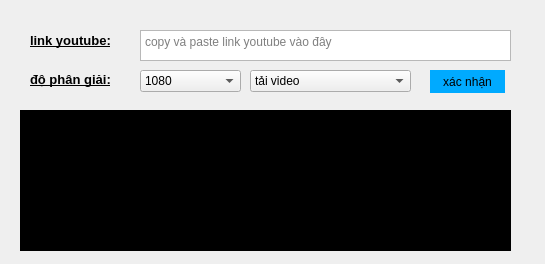
<?xml version="1.0" encoding="UTF-8"?>
<ui version="4.0">
 <class>GUI</class>
 <widget class="QMainWindow" name="GUI">
  <property name="geometry">
   <rect>
    <x>0</x>
    <y>0</y>
    <width>545</width>
    <height>264</height>
   </rect>
  </property>
  <property name="minimumSize">
   <size>
    <width>545</width>
    <height>264</height>
   </size>
  </property>
  <property name="maximumSize">
   <size>
    <width>545</width>
    <height>264</height>
   </size>
  </property>
  <property name="windowTitle">
   <string>GUI</string>
  </property>
  <property name="whatsThis">
   <string>q</string>
  </property>
  <property name="styleSheet">
   <string notr="true"/>
  </property>
  <widget class="QWidget" name="centralwidget">
   <widget class="QLabel" name="label">
    <property name="geometry">
     <rect>
      <x>30</x>
      <y>30</y>
      <width>101</width>
      <height>21</height>
     </rect>
    </property>
    <property name="styleSheet">
     <string notr="true"/>
    </property>
    <property name="text">
     <string>&lt;html&gt;&lt;head/&gt;&lt;body&gt;&lt;p&gt;&lt;span style=&quot; font-size:10pt; font-weight:600; text-decoration: underline;&quot;&gt;link youtube:&lt;/span&gt;&lt;/p&gt;&lt;/body&gt;&lt;/html&gt;</string>
    </property>
   </widget>
   <widget class="QTextEdit" name="textEdit">
    <property name="geometry">
     <rect>
      <x>140</x>
      <y>30</y>
      <width>371</width>
      <height>31</height>
     </rect>
    </property>
    <property name="cursor" stdset="0">
     <cursorShape>IBeamCursor</cursorShape>
    </property>
    <property name="html">
     <string>&lt;!DOCTYPE HTML PUBLIC &quot;-//W3C//DTD HTML 4.0//EN&quot; &quot;http://www.w3.org/TR/REC-html40/strict.dtd&quot;&gt;
&lt;html&gt;&lt;head&gt;&lt;meta name=&quot;qrichtext&quot; content=&quot;1&quot; /&gt;&lt;style type=&quot;text/css&quot;&gt;
p, li { white-space: pre-wrap; }
&lt;/style&gt;&lt;/head&gt;&lt;body style=&quot; font-family:'MS Shell Dlg 2'; font-size:7.875pt; font-weight:400; font-style:normal;&quot;&gt;
&lt;p style=&quot;-qt-paragraph-type:empty; margin-top:0px; margin-bottom:0px; margin-left:0px; margin-right:0px; -qt-block-indent:0; text-indent:0px;&quot;&gt;&lt;br /&gt;&lt;/p&gt;&lt;/body&gt;&lt;/html&gt;</string>
    </property>
    <property name="acceptRichText">
     <bool>true</bool>
    </property>
    <property name="placeholderText">
     <string>copy và paste link youtube vào đây</string>
    </property>
   </widget>
   <widget class="QComboBox" name="comboBox">
    <property name="geometry">
     <rect>
      <x>140</x>
      <y>70</y>
      <width>101</width>
      <height>22</height>
     </rect>
    </property>
    <property name="cursor">
     <cursorShape>OpenHandCursor</cursorShape>
    </property>
    <item>
     <property name="text">
      <string>1080</string>
     </property>
    </item>
    <item>
     <property name="text">
      <string>720</string>
     </property>
    </item>
    <item>
     <property name="text">
      <string>480</string>
     </property>
    </item>
    <item>
     <property name="text">
      <string>360</string>
     </property>
    </item>
   </widget>
   <widget class="QLabel" name="label_2">
    <property name="geometry">
     <rect>
      <x>30</x>
      <y>70</y>
      <width>121</width>
      <height>20</height>
     </rect>
    </property>
    <property name="text">
     <string>&lt;html&gt;&lt;head/&gt;&lt;body&gt;&lt;p&gt;&lt;span style=&quot; font-size:10pt; font-weight:600; text-decoration: underline;&quot;&gt;độ phân giải:&lt;/span&gt;&lt;/p&gt;&lt;/body&gt;&lt;/html&gt;</string>
    </property>
   </widget>
   <widget class="QComboBox" name="comboBox_2">
    <property name="geometry">
     <rect>
      <x>250</x>
      <y>70</y>
      <width>161</width>
      <height>22</height>
     </rect>
    </property>
    <property name="cursor">
     <cursorShape>OpenHandCursor</cursorShape>
    </property>
    <item>
     <property name="text">
      <string>tải video</string>
     </property>
    </item>
    <item>
     <property name="text">
      <string>tải âm thanh</string>
     </property>
    </item>
    <item>
     <property name="text">
      <string>tải video và âm thanh</string>
     </property>
    </item>
   </widget>
   <widget class="QPushButton" name="pushButton">
    <property name="geometry">
     <rect>
      <x>430</x>
      <y>70</y>
      <width>75</width>
      <height>23</height>
     </rect>
    </property>
    <property name="cursor">
     <cursorShape>OpenHandCursor</cursorShape>
    </property>
    <property name="autoFillBackground">
     <bool>false</bool>
    </property>
    <property name="styleSheet">
     <string notr="true">background-color: rgb(0, 170, 255);
border-radius: 20px;</string>
    </property>
    <property name="text">
     <string>xác nhận</string>
    </property>
   </widget>
   <widget class="QLabel" name="label_3">
    <property name="geometry">
     <rect>
      <x>0</x>
      <y>0</y>
      <width>541</width>
      <height>261</height>
     </rect>
    </property>
    <property name="styleSheet">
     <string notr="true">border-radius: 20px;
</string>
    </property>
    <property name="text">
     <string/>
    </property>
   </widget>
   <widget class="QPlainTextEdit" name="plainTextEdit">
    <property name="geometry">
     <rect>
      <x>20</x>
      <y>110</y>
      <width>491</width>
      <height>141</height>
     </rect>
    </property>
    <property name="styleSheet">
     <string notr="true">color: rgb(255, 255, 255);
background-color: rgb(0, 0, 0);</string>
    </property>
    <property name="plainText">
     <string/>
    </property>
   </widget>
   <zorder>label_3</zorder>
   <zorder>label</zorder>
   <zorder>textEdit</zorder>
   <zorder>comboBox</zorder>
   <zorder>label_2</zorder>
   <zorder>comboBox_2</zorder>
   <zorder>pushButton</zorder>
   <zorder>plainTextEdit</zorder>
  </widget>
 </widget>
 <resources>
  <include location="../../../../Downloads/res.qrc"/>
 </resources>
 <connections/>
</ui>
